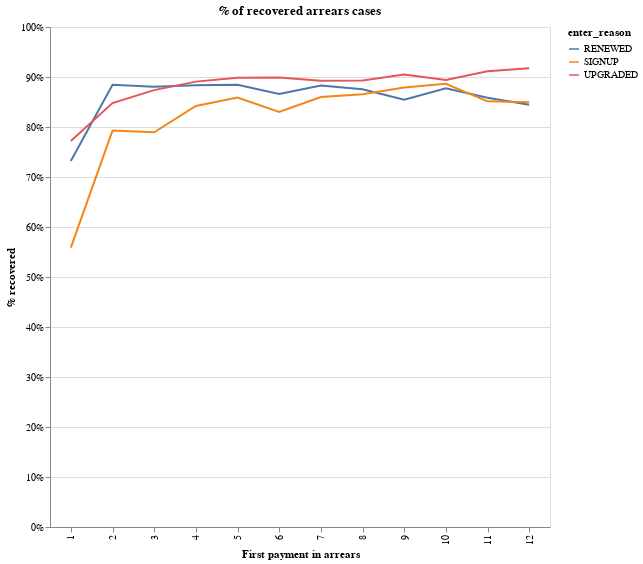

The cell this chart's notebook holds for it:
### Code cell
data = df

# drop all discount_flg and overwrite_flg = True
data = data.loc[(data["discount_flg"] == False) & (data["override_flg"] == False), :]

# trim market
data["market"] = data["market"].str.strip()

# drop UK
data = data.loc[data["market"] != "GBR", :]

data.loc[
    data["market"].isin(["FRA", "DEU", "ITA", "ESP", "AUT"]) == False, "market"
] = "other"

# keep only payments that were charged
data = data.loc[data["arrears"] == True, :]

data["first_arrears"] = data.groupby(["product_key"])["payment_no"].transform("min")
data = data.loc[data["first_arrears"] == data["payment_no"], :]
# restrict on relevant cohorts
data = data.loc[
    pd.to_datetime(data["subscription_valid_from"]) < pd.to_datetime("2020-08-01"), :
]
data = data.loc[
    pd.to_datetime(data["subscription_valid_from"]) >= pd.to_datetime("2019-01-01"), :
]

# drop downgraders
data = data.loc[data["enter_reason"] != "DOWNGRADED", :]

data = data.groupby(["first_arrears", "enter_reason"])["paid"].agg("mean").reset_index()

alt.Chart(data).mark_line().encode(
    x=alt.X("first_arrears:N", axis=alt.Axis(title="First payment in arrears")),
    y=alt.Y("paid:Q", axis=alt.Axis(format="%", title="% recovered")),
    color="enter_reason:N",
).properties(width=500, height=500, title="% of recovered arrears cases")

### Figure 1 — Vega-Lite specification as saved in the notebook (floating-point values rounded to 4 significant figures)
{"config": {"view": {"continuousWidth": 400, "continuousHeight": 300}}, "data": {"name": "data-25badade9f7656c8fd2ed08f857a661f"}, "mark": "line", "encoding": {"color": {"type": "nominal", "field": "enter_reason"}, "x": {"type": "nominal", "axis": {"title": "First payment in arrears"}, "field": "first_arrears"}, "y": {"type": "quantitative", "axis": {"format": "%", "title": "% recovered"}, "field": "paid"}}, "height": 500, "title": "% of recovered arrears cases", "width": 500, "$schema": "https://vega.github.io/schema/vega-lite/v4.8.1.json", "datasets": {"data-25badade9f7656c8fd2ed08f857a661f": [{"first_arrears": 1, "enter_reason": "RENEWED", "paid": 0.7321}, {"first_arrears": 1, "enter_reason": "SIGNUP", "paid": 0.5587}, {"first_arrears": 1, "enter_reason": "UPGRADED", "paid": 0.7719}, {"first_arrears": 2, "enter_reason": "RENEWED", "paid": 0.8846}, {"first_arrears": 2, "enter_reason": "SIGNUP", "paid": 0.7928}, {"first_arrears": 2, "enter_reason": "UPGRADED", "paid": 0.8477}, {"first_arrears": 3, "enter_reason": "RENEWED", "paid": 0.8804}, {"first_arrears": 3, "enter_reason": "SIGNUP", "paid": 0.7894}, {"first_arrears": 3, "enter_reason": "UPGRADED", "paid": 0.8737}, {"first_arrears": 4, "enter_reason": "RENEWED", "paid": 0.8834}, {"first_arrears": 4, "enter_reason": "SIGNUP", "paid": 0.842}, {"first_arrears": 4, "enter_reason": "UPGRADED", "paid": 0.8907}, {"first_arrears": 5, "enter_reason": "RENEWED", "paid": 0.8844}, {"first_arrears": 5, "enter_reason": "SIGNUP", "paid": 0.8591}, {"first_arrears": 5, "enter_reason": "UPGRADED", "paid": 0.8984}, {"first_arrears": 6, "enter_reason": "RENEWED", "paid": 0.8659}, {"first_arrears": 6, "enter_reason": "SIGNUP", "paid": 0.8302}, {"first_arrears": 6, "enter_reason": "UPGRADED", "paid": 0.8989}, {"first_arrears": 7, "enter_reason": "RENEWED", "paid": 0.8828}, {"first_arrears": 7, "enter_reason": "SIGNUP", "paid": 0.8599}, {"first_arrears": 7, "enter_reason": "UPGRADED", "paid": 0.8926}, {"first_arrears": 8, "enter_reason": "RENEWED", "paid": 0.8756}, {"first_arrears": 8, "enter_reason": "SIGNUP", "paid": 0.8654}, {"first_arrears": 8, "enter_reason": "UPGRADED", "paid": 0.893}, {"first_arrears": 9, "enter_reason": "RENEWED", "paid": 0.8544}, {"first_arrears": 9, "enter_reason": "SIGNUP", "paid": 0.879}, {"first_arrears": 9, "enter_reason": "UPGRADED", "paid": 0.9052}, {"first_arrears": 10, "enter_reason": "RENEWED", "paid": 0.8775}, {"first_arrears": 10, "enter_reason": "SIGNUP", "paid": 0.8866}, {"first_arrears": 10, "enter_reason": "UPGRADED", "paid": 0.8941}, {"first_arrears": 11, "enter_reason": "RENEWED", "paid": 0.8586}, {"first_arrears": 11, "enter_reason": "SIGNUP", "paid": 0.8513}, {"first_arrears": 11, "enter_reason": "UPGRADED", "paid": 0.9114}, {"first_arrears": 12, "enter_reason": "RENEWED", "paid": 0.8447}, {"first_arrears": 12, "enter_reason": "SIGNUP", "paid": 0.8494}, {"first_arrears": 12, "enter_reason": "UPGRADED", "paid": 0.9176}]}}
